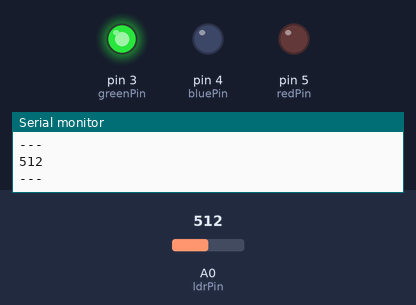
Recording of a sketch running on a simulated Arduino Uno, built with avr-gcc and run on an emulated ATmega328P. Parts: output pins drawn as LEDs (lit = HIGH), the last lines printed to the serial monitor. Inputs (shaded band) come from the test bench; at power-on: A0 (ldrPin) = 512.

Above: at 1.2 s.
1.3 s: A0 (ldrPin) set to 638
2.8 s: A0 (ldrPin) set to 660
At 3.3 s:
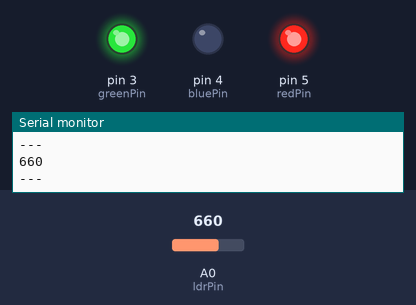
4.3 s: A0 (ldrPin) set to 40
At 5.6 s:
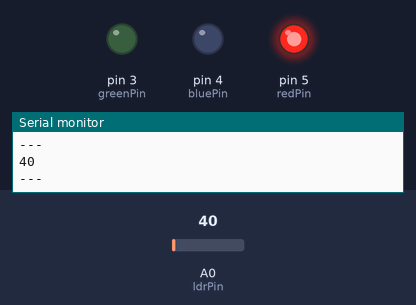
5.9 s: A0 (ldrPin) set to 93
7.4 s: A0 (ldrPin) set to 107
At 8.3 s:
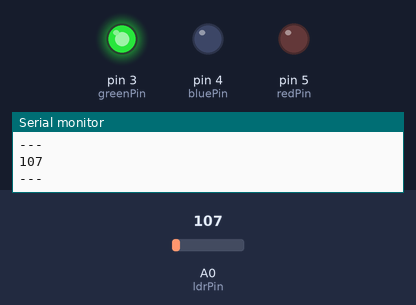
8.9 s: A0 (ldrPin) set to 55
10.4 s: A0 (ldrPin) set to 44
At 10.8 s:
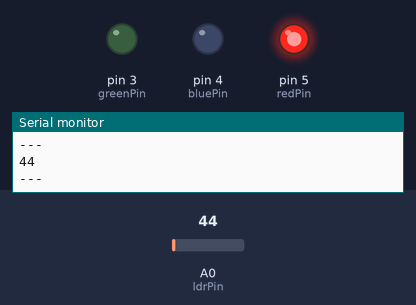
Timing chart, 0 to 12.9 s (numbered marks = the images above; inputs shaded):
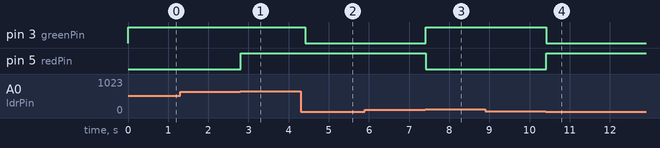

The sketch:

sketch_may30b.ino
```cpp
const int redPin = 5;
const int greenPin = 3;
const int bluePin = 4;

int ldrPin = 0; //LDR no pino analígico 0
int ldrValor = 0; //Valor lido do LDR

//Feedback professores
//Para a luminosidade, secalhar faz sentido fazer tipo uma media ao longo de x tempo, para termos em conta o caso de passar por exemplo uma nuvem, e a luminosidade ficar baixa
//Verificar também bases de dados para verificar que valores e que sao aceitaveis
//Para o sensor de movimento, fazer um timer para a planta não estar sempre a falar qnd estivesse alguem
//Falar no relatorio da possivel imlpementação do painel solar, como é que fariamos (tem que ver isso pq só funcionaria em platas de luz direta haha)
//Armazenar informações de todos os registos dos modelos para ter uma media das informações (mas não sei se acho isso necessário) -> Basicamente se tivessemos 5 mil produtos vendidos, o publico começar a dizer que valores é que achavam melhores
//não estar sempre ligado na cor sólida quando se está tudo bem, tendo uma variação na intensidade

void setup() {
  // put your setup code here, to run once:
  pinMode(bluePin, OUTPUT);
  pinMode(greenPin, OUTPUT);
  pinMode(redPin, OUTPUT);

  Serial.begin(9600); //Inicia a comunicação serial
}

void loop() {
  // put your main code here, to run repeatedly:
  ldrValor = analogRead(ldrPin);

  Serial.println(ldrValor);
  Serial.println("---");

  //falta de luz
  if (ldrValor >= 550) {
    //analogWrite(redPin, 43);
    //analogWrite(greenPin, 43);
    //analogWrite(bluePin, 43);
    analogWrite(redPin, 255);
    analogWrite(greenPin, 255);
    analogWrite(bluePin, 0);
  }

  //excesso luz
  if (ldrValor < 50) {
    //analogWrite(redPin, 237);
    //analogWrite(greenPin, 51);
    //analogWrite(bluePin, 14);
    analogWrite(redPin, 255);
    analogWrite(greenPin, 0);
    analogWrite(bluePin, 0);
  }

  if (ldrValor >= 100 && ldrValor < 650) {
    analogWrite(redPin, 0);
    analogWrite(greenPin, 255);
    analogWrite(bluePin, 0);
  }


  delay(200);
}
```

Measured:
- the behaviour switches between 649 and 650 on A0 (ldrPin) (found by bisection; images 0 and 1)
- the behaviour switches between 99 and 100 on A0 (ldrPin) (found by bisection; images 2 and 3)
- the behaviour switches between 50 and 49 on A0 (ldrPin) (found by bisection; images 3 and 4)
- after the input at 2.8 s, pin 5 (redPin): LOW → HIGH at once
- after the input at 4.3 s, pin 3 (greenPin): HIGH → LOW after 0.11 s
- after the input at 7.4 s, pin 3 (greenPin): LOW → HIGH at once; pin 5 (redPin): HIGH → LOW at once
- after the input at 10.4 s, pin 3 (greenPin): HIGH → LOW at once; pin 5 (redPin): LOW → HIGH at once
